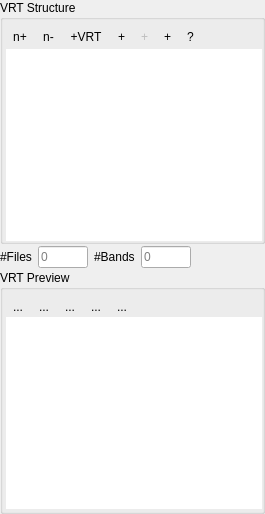
      <widget class="QFrame" name="frame">
       <property name="frameShape">
        <enum>QFrame::NoFrame</enum>
       </property>
       <property name="frameShadow">
        <enum>QFrame::Raised</enum>
       </property>
       <layout class="QVBoxLayout" name="verticalLayout">
        <property name="spacing">
         <number>2</number>
        </property>
        <property name="leftMargin">
         <number>0</number>
        </property>
        <property name="topMargin">
         <number>0</number>
        </property>
        <property name="rightMargin">
         <number>0</number>
        </property>
        <property name="bottomMargin">
         <number>0</number>
        </property>
        <item>
         <widget class="QGroupBox" name="groupBox">
          <property name="title">
           <string>VRT Structure</string>
          </property>
          <layout class="QVBoxLayout" name="verticalLayout_7">
           <property name="spacing">
            <number>2</number>
           </property>
           <property name="leftMargin">
            <number>3</number>
           </property>
           <property name="topMargin">
            <number>6</number>
           </property>
           <property name="rightMargin">
            <number>0</number>
           </property>
           <property name="bottomMargin">
            <number>0</number>
           </property>
           <item>
            <widget class="QFrame" name="btnBarVRT">
             <property name="frameShape">
              <enum>QFrame::NoFrame</enum>
             </property>
             <property name="frameShadow">
              <enum>QFrame::Raised</enum>
             </property>
             <layout class="QHBoxLayout" name="horizontalLayout_2">
              <property name="spacing">
               <number>2</number>
              </property>
              <property name="leftMargin">
               <number>0</number>
              </property>
              <property name="topMargin">
               <number>0</number>
              </property>
              <property name="rightMargin">
               <number>0</number>
              </property>
              <property name="bottomMargin">
               <number>0</number>
              </property>
              <item>
               <widget class="QToolButton" name="btnExpandAllVRT">
                <property name="toolTip">
                 <string>Expand nodes</string>
                </property>
                <property name="text">
                 <string>n+</string>
                </property>
                <property name="icon">
                 <iconset resource="../../../QGIS/images/images.qrc">
                  <normaloff>:/images/themes/default/mActionExpandTree.svg</normaloff>:/images/themes/default/mActionExpandTree.svg</iconset>
                </property>
                <property name="autoRaise">
                 <bool>true</bool>
                </property>
               </widget>
              </item>
              <item>
               <widget class="QToolButton" name="btnCollapseAllVRT">
                <property name="toolTip">
                 <string>Collapse nodes</string>
                </property>
                <property name="text">
                 <string>n-</string>
                </property>
                <property name="icon">
                 <iconset resource="../../../QGIS/images/images.qrc">
                  <normaloff>:/images/themes/default/mActionCollapseTree.svg</normaloff>:/images/themes/default/mActionCollapseTree.svg</iconset>
                </property>
                <property name="autoRaise">
                 <bool>true</bool>
                </property>
               </widget>
              </item>
              <item>
               <widget class="QToolButton" name="btnLoadVRT">
                <property name="toolTip">
                 <string>Load VRT</string>
                </property>
                <property name="text">
                 <string>+VRT</string>
                </property>
                <property name="icon">
                 <iconset resource="vrtbuilderresources.qrc">
                  <normaloff>:/vrtbuilder/mActionImportVirtualRaster.svg</normaloff>:/vrtbuilder/mActionImportVirtualRaster.svg</iconset>
                </property>
                <property name="iconSize">
                 <size>
                  <width>16</width>
                  <height>16</height>
                 </size>
                </property>
                <property name="autoRaise">
                 <bool>true</bool>
                </property>
               </widget>
              </item>
              <item>
               <widget class="QToolButton" name="btnAddVirtualBand">
                <property name="toolTip">
                 <string>Add virtual band</string>
                </property>
                <property name="text">
                 <string>+</string>
                </property>
                <property name="icon">
                 <iconset resource="vrtbuilderresources.qrc">
                  <normaloff>:/vrtbuilder/mActionNewVirtualLayer.svg</normaloff>:/vrtbuilder/mActionNewVirtualLayer.svg</iconset>
                </property>
                <property name="autoRaise">
                 <bool>true</bool>
                </property>
               </widget>
              </item>
              <item>
               <widget class="QToolButton" name="btnRemoveVirtualBands">
                <property name="enabled">
                 <bool>false</bool>
                </property>
                <property name="toolTip">
                 <string>Remove virtual band</string>
                </property>
                <property name="text">
                 <string>+</string>
                </property>
                <property name="icon">
                 <iconset resource="vrtbuilderresources.qrc">
                  <normaloff>:/vrtbuilder/mActionRemoveVirtualRaster.svg</normaloff>:/vrtbuilder/mActionRemoveVirtualRaster.svg</iconset>
                </property>
                <property name="autoRaise">
                 <bool>true</bool>
                </property>
               </widget>
              </item>
              <item>
               <widget class="QToolButton" name="btnStackFiles">
                <property name="enabled">
                 <bool>true</bool>
                </property>
                <property name="toolTip">
                 <string>Activate to drop each source band into a new virtual band (&quot;Stacking&quot;)</string>
                </property>
                <property name="text">
                 <string>+</string>
                </property>
                <property name="icon">
                 <iconset resource="vrtbuilderresources.qrc">
                  <normaloff>:/vrtbuilder/mOptionMosaikFiles.svg</normaloff>
                  <normalon>:/vrtbuilder/mOptionStackFiles.png</normalon>:/vrtbuilder/mOptionMosaikFiles.svg</iconset>
                </property>
                <property name="checkable">
                 <bool>true</bool>
                </property>
                <property name="checked">
                 <bool>false</bool>
                </property>
                <property name="popupMode">
                 <enum>QToolButton::DelayedPopup</enum>
                </property>
                <property name="autoRaise">
                 <bool>true</bool>
                </property>
               </widget>
              </item>
              <item>
               <widget class="QToolButton" name="btnAbout">
                <property name="enabled">
                 <bool>true</bool>
                </property>
                <property name="toolTip">
                 <string>About VRT Builder</string>
                </property>
                <property name="text">
                 <string>?</string>
                </property>
                <property name="autoRaise">
                 <bool>true</bool>
                </property>
               </widget>
              </item>
              <item>
               <spacer name="horizontalSpacer">
                <property name="orientation">
                 <enum>Qt::Horizontal</enum>
                </property>
                <property name="sizeHint" stdset="0">
                 <size>
                  <width>40</width>
                  <height>20</height>
                 </size>
                </property>
               </spacer>
              </item>
             </layout>
            </widget>
           </item>
           <item>
            <widget class="QTreeView" name="treeViewVRT">
             <property name="acceptDrops">
              <bool>true</bool>
             </property>
             <property name="styleSheet">
              <string notr="true">QTreeView::item:selected {
    background-color: yellow;
	color:black;
}</string>
             </property>
             <property name="frameShape">
              <enum>QFrame::NoFrame</enum>
             </property>
             <property name="dragEnabled">
              <bool>true</bool>
             </property>
             <property name="dragDropMode">
              <enum>QAbstractItemView::DragDrop</enum>
             </property>
             <property name="defaultDropAction">
              <enum>Qt::MoveAction</enum>
             </property>
             <property name="alternatingRowColors">
              <bool>true</bool>
             </property>
             <property name="selectionMode">
              <enum>QAbstractItemView::ExtendedSelection</enum>
             </property>
            </widget>
           </item>
          </layout>
         </widget>
        </item>
        <item>
         <layout class="QHBoxLayout" name="horizontalLayout">
          <property name="spacing">
           <number>6</number>
          </property>
          <property name="topMargin">
           <number>0</number>
          </property>
          <item>
           <widget class="QLabel" name="label_15">
            <property name="sizePolicy">
             <sizepolicy hsizetype="Preferred" vsizetype="Preferred">
              <horstretch>0</horstretch>
              <verstretch>0</verstretch>
             </sizepolicy>
            </property>
            <property name="text">
             <string>#Files</string>
            </property>
           </widget>
          </item>
          <item>
           <widget class="QLineEdit" name="tbSourceFileCount">
            <property name="sizePolicy">
             <sizepolicy hsizetype="Preferred" vsizetype="Preferred">
              <horstretch>0</horstretch>
              <verstretch>0</verstretch>
             </sizepolicy>
            </property>
            <property name="minimumSize">
             <size>
              <width>25</width>
              <height>0</height>
             </size>
            </property>
            <property name="maximumSize">
             <size>
              <width>50</width>
              <height>16777215</height>
             </size>
            </property>
            <property name="toolTip">
             <string>Total number of source files used in the virtual file</string>
            </property>
            <property name="readOnly">
             <bool>true</bool>
            </property>
            <property name="placeholderText">
             <string>0</string>
            </property>
           </widget>
          </item>
          <item>
           <widget class="QLabel" name="label_14">
            <property name="sizePolicy">
             <sizepolicy hsizetype="Preferred" vsizetype="Preferred">
              <horstretch>0</horstretch>
              <verstretch>0</verstretch>
             </sizepolicy>
            </property>
            <property name="text">
             <string>#Bands</string>
            </property>
           </widget>
          </item>
          <item>
           <widget class="QLineEdit" name="tbVRTBandCount">
            <property name="sizePolicy">
             <sizepolicy hsizetype="Preferred" vsizetype="Preferred">
              <horstretch>0</horstretch>
              <verstretch>0</verstretch>
             </sizepolicy>
            </property>
            <property name="minimumSize">
             <size>
              <width>25</width>
              <height>0</height>
             </size>
            </property>
            <property name="maximumSize">
             <size>
              <width>50</width>
              <height>16777215</height>
             </size>
            </property>
            <property name="toolTip">
             <string>Total number of virtual bands</string>
            </property>
            <property name="readOnly">
             <bool>true</bool>
            </property>
            <property name="placeholderText">
             <string>0</string>
            </property>
           </widget>
          </item>
          <item>
           <spacer name="horizontalSpacer_5">
            <property name="orientation">
             <enum>Qt::Horizontal</enum>
            </property>
            <property name="sizeHint" stdset="0">
             <size>
              <width>40</width>
              <height>20</height>
             </size>
            </property>
           </spacer>
          </item>
         </layout>
        </item>
        <item>
         <widget class="QgsCollapsibleGroupBox" name="gbSpatialExtent">
          <property name="title">
           <string>VRT Preview</string>
          </property>
          <layout class="QVBoxLayout" name="verticalLayout_8">
           <property name="spacing">
            <number>0</number>
           </property>
           <property name="leftMargin">
            <number>3</number>
           </property>
           <property name="topMargin">
            <number>6</number>
           </property>
           <property name="rightMargin">
            <number>0</number>
           </property>
           <property name="bottomMargin">
            <number>2</number>
           </property>
           <item>
            <layout class="QHBoxLayout" name="horizontalLayout_8">
             <property name="spacing">
              <number>2</number>
             </property>
             <property name="topMargin">
              <number>0</number>
             </property>
             <item>
              <widget class="QToolButton" name="btnZoomIn">
               <property name="text">
                <string>...</string>
               </property>
               <property name="icon">
                <iconset resource="../../../QGIS/images/images.qrc">
                 <normaloff>:/images/themes/default/mActionZoomIn.svg</normaloff>:/images/themes/default/mActionZoomIn.svg</iconset>
               </property>
               <property name="autoRaise">
                <bool>true</bool>
               </property>
              </widget>
             </item>
             <item>
              <widget class="QToolButton" name="btnZoomOut">
               <property name="text">
                <string>...</string>
               </property>
               <property name="icon">
                <iconset resource="../../../QGIS/images/images.qrc">
                 <normaloff>:/images/themes/default/mActionZoomOut.svg</normaloff>:/images/themes/default/mActionZoomOut.svg</iconset>
               </property>
               <property name="autoRaise">
                <bool>true</bool>
               </property>
              </widget>
             </item>
             <item>
              <widget class="QToolButton" name="btnZoomExtent">
               <property name="text">
                <string>...</string>
               </property>
               <property name="icon">
                <iconset resource="../../../QGIS/images/images.qrc">
                 <normaloff>:/images/themes/default/mActionZoomFullExtent.svg</normaloff>:/images/themes/default/mActionZoomFullExtent.svg</iconset>
               </property>
               <property name="autoRaise">
                <bool>true</bool>
               </property>
              </widget>
             </item>
             <item>
              <widget class="QToolButton" name="btnPan">
               <property name="text">
                <string>...</string>
               </property>
               <property name="icon">
                <iconset resource="../../../QGIS/images/images.qrc">
                 <normaloff>:/images/themes/default/mActionPan.svg</normaloff>:/images/themes/default/mActionPan.svg</iconset>
               </property>
               <property name="autoRaise">
                <bool>true</bool>
               </property>
              </widget>
             </item>
             <item>
              <widget class="QToolButton" name="btnSelectFeature">
               <property name="text">
                <string>...</string>
               </property>
               <property name="icon">
                <iconset resource="vrtbuilderresources.qrc">
                 <normaloff>:/vrtbuilder/mActionDefaultMapTool.svg</normaloff>:/vrtbuilder/mActionDefaultMapTool.svg</iconset>
               </property>
               <property name="autoRaise">
                <bool>true</bool>
               </property>
              </widget>
             </item>
             <item>
              <spacer name="horizontalSpacer_2">
               <property name="orientation">
                <enum>Qt::Horizontal</enum>
               </property>
               <property name="sizeHint" stdset="0">
                <size>
                 <width>40</width>
                 <height>20</height>
                </size>
               </property>
              </spacer>
             </item>
            </layout>
           </item>
           <item>
            <widget class="VRTRasterPreviewMapCanvas" name="previewMap">
             <property name="frameShape">
              <enum>QFrame::NoFrame</enum>
             </property>
             <property name="interactive">
              <bool>false</bool>
             </property>
            </widget>
           </item>
          </layout>
         </widget>
        </item>
       </layout>
      </widget>
